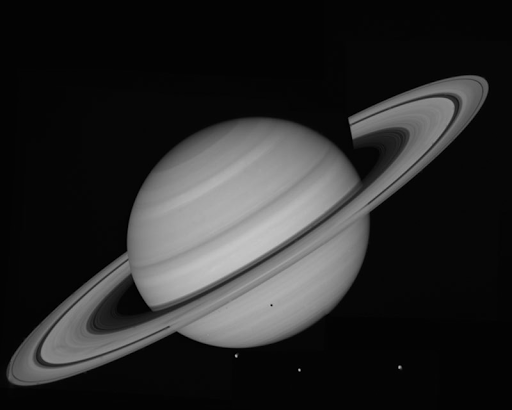
%> input picture course_images/saturn.png, 512 x 410 px
$ octave remove_noise.m   (GNU Octave 9; MATLAB toolbox functions it lacks are replaced by stand-ins)
%> lines starting %> are read from the running program, lines starting %| are printed output that depends on the picture
% Remove noise with a Gaussian Filter
clc,clear,close all
%% Load an image
img = imread('saturn.png');
%> img is the input picture: size 410x512 uint8; min 0, max 198, mean 41
img = im2double(img);
%> img: size 410x512 double
figure
imshow(img)

%% Add some noise
noise_sigma = 0.3;  % 1 D dimensional Normally
noise = randn(size(img)).* noise_sigma;
noisy_img = img + noise;
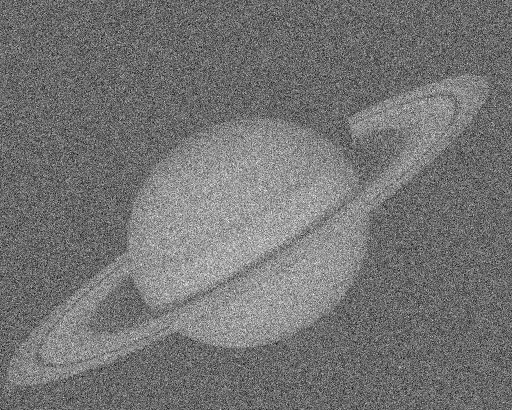
%> noisy_img: size 410x512 double; min -1.25, max 1.84, mean 0.16; drawn with min black and max white
figure
imshow(noisy_img)
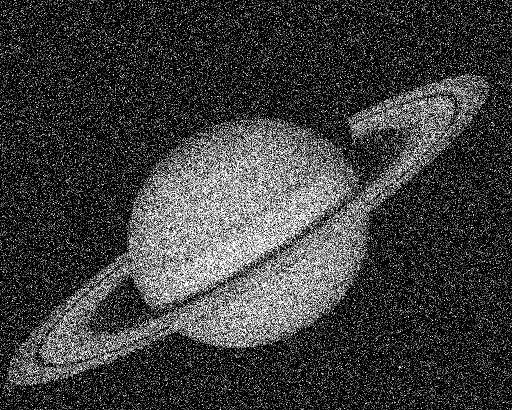
%> displayed picture: size 410x512, on the screen's scale of 0 to 255; min 0, max 255, mean 60.8

%% Create a Gaussian Filter
filter_size = 60;
filter_sigma = 0.3; % note the inverse scale relation between gaussian and its fourier transform
gaussian_filter = fspecial('gaussian', filter_size, filter_sigma);
denoised_img = imfilter(noisy_img, gaussian_filter);
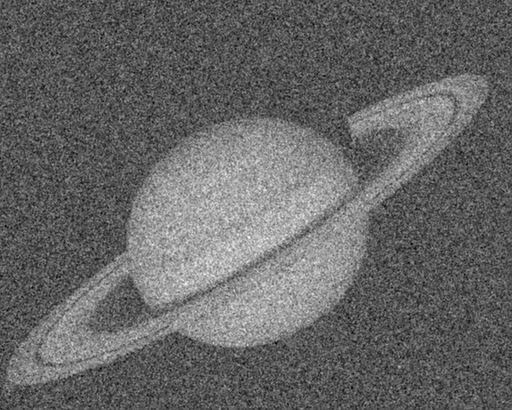
%> denoised_img: size 410x512 double; min -0.64, max 1.35, mean 0.16; drawn with min black and max white
figure
fig_denoi=imshow(denoised_img)
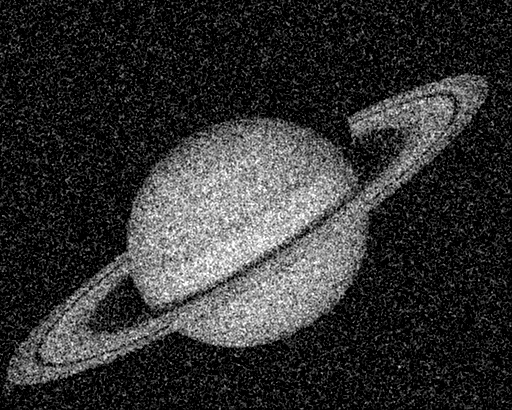
%> displayed picture: size 410x512, on the screen's scale of 0 to 255; min 0, max 255, mean 50.1
title('denoised')

$ run again, with course_images/blood-cells.png copied over course_images/saturn.png
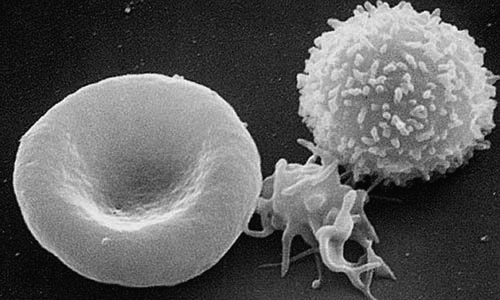
%> input picture course_images/blood-cells.png, 500 x 300 px
%> img is the input picture: size 300x500 uint8; min 5, max 255, mean 94.5
%> img: size 300x500 double
%> `denoised_img = imfilter(noisy_img, gaussian_filter);`:
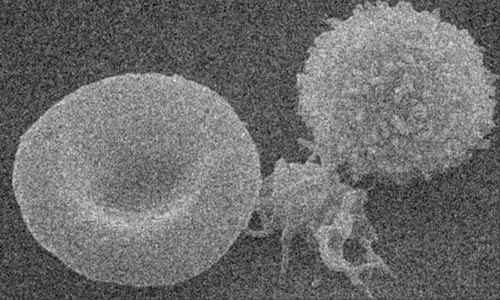
%> denoised_img: size 300x500 double; min -0.555, max 1.6, mean 0.37; drawn with min black and max white
%> `fig_denoi=imshow(denoised_img)`:
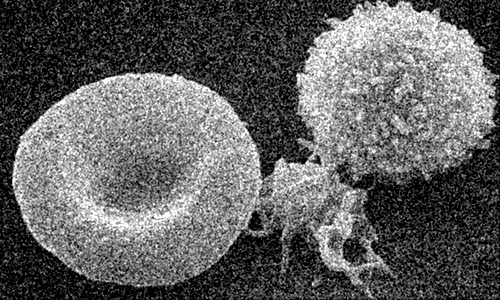
%> displayed picture: size 300x500, on the screen's scale of 0 to 255; min 0, max 255, mean 96.6
